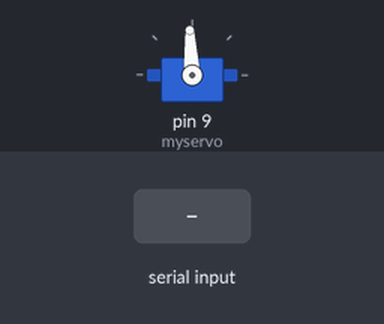
Bench run of a sketch on a simulated Arduino Uno, built with avr-gcc and run on an emulated ATmega328P. Shown: servo. Inputs (shaded band) come from the test bench.

Above: at 1.2 s.
1.3 s: "30,150\n" received over Serial
At 2.5 s:
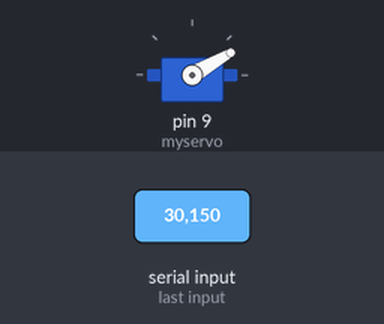
2.8 s: "5\n" received over Serial
At 3.4 s:
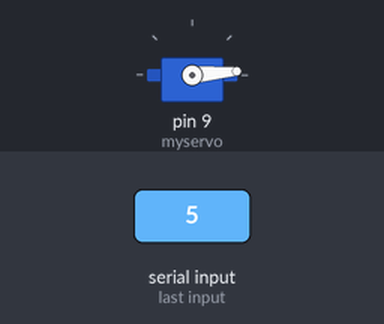
4.3 s: "200\n" received over Serial
At 4.7 s:
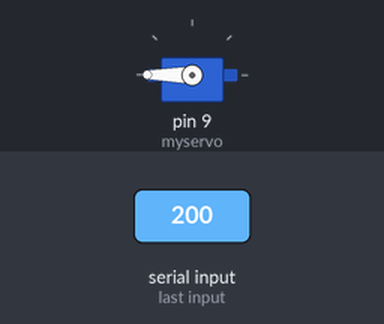
Timing chart, 0 to 7.3 s (numbered marks = the images above; inputs shaded):
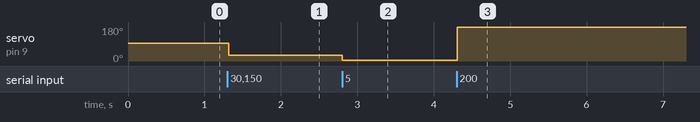

The sketch:

Camera_Control.ino
```cpp
#include <Servo.h>
String readString; //String captured from serial port
Servo myservo;  // create servo object to control a servo
int n; //value to write to servo

void setup() {
  Serial.begin(9600);
  myservo.writeMicroseconds(1500); //set initial servo position if desired
  myservo.attach(9, 500, 2500);  //the pin for the servo control, and range if desired
  //Serial.println("servo all-in-one test code 12-25-13"); // so I can keep track of what is loaded
  //Serial.println();
}

void loop() {
  while (Serial.available()) {
    char c = Serial.read();  //gets one byte from serial buffer
    readString += c; //makes the string readString
    delay(2);  //slow looping to allow buffer to fill with next character
  }

  if (readString.length() >0) {
    //Serial.println(readString);  //so you can see the captured string

      // attach or detach servo if desired
    if (readString == "d") {
      while (digitalRead(9)) {} //delay loop until pin 7 is low
      myservo.detach(); //detach servo
      //Serial.println("servo detached");
      goto bailout; //jump over writing to servo
    }
    if (readString == "a") {
      myservo.attach(9); //reattach servo to pin 7
      //Serial.println("servo attached");
      goto bailout;
    }

    n = readString.toInt();  //convert readString into a number

    // auto select appropriate value
    if(n >= 500)
    {
      //Serial.print("writing Microseconds: ");
      //Serial.println(n);
      myservo.writeMicroseconds(n);
    }
    else
    {
      //Serial.print("writing Angle: ");
      //Serial.println(n);
      myservo.write(n);
    }

bailout: //reenter code loop
    //Serial.print("Last servo command position: ");
    //Serial.println(myservo.read());
    //Serial.println();
    readString=""; //empty for next input
  }
}
```

Measured:
- after the input at 1.3 s, servo on pin 9 (myservo): 93° → 30° at once
- after the input at 2.8 s, servo on pin 9 (myservo): 30° → 5° at once
- after the input at 4.3 s, servo on pin 9 (myservo): 5° → 180° at once
